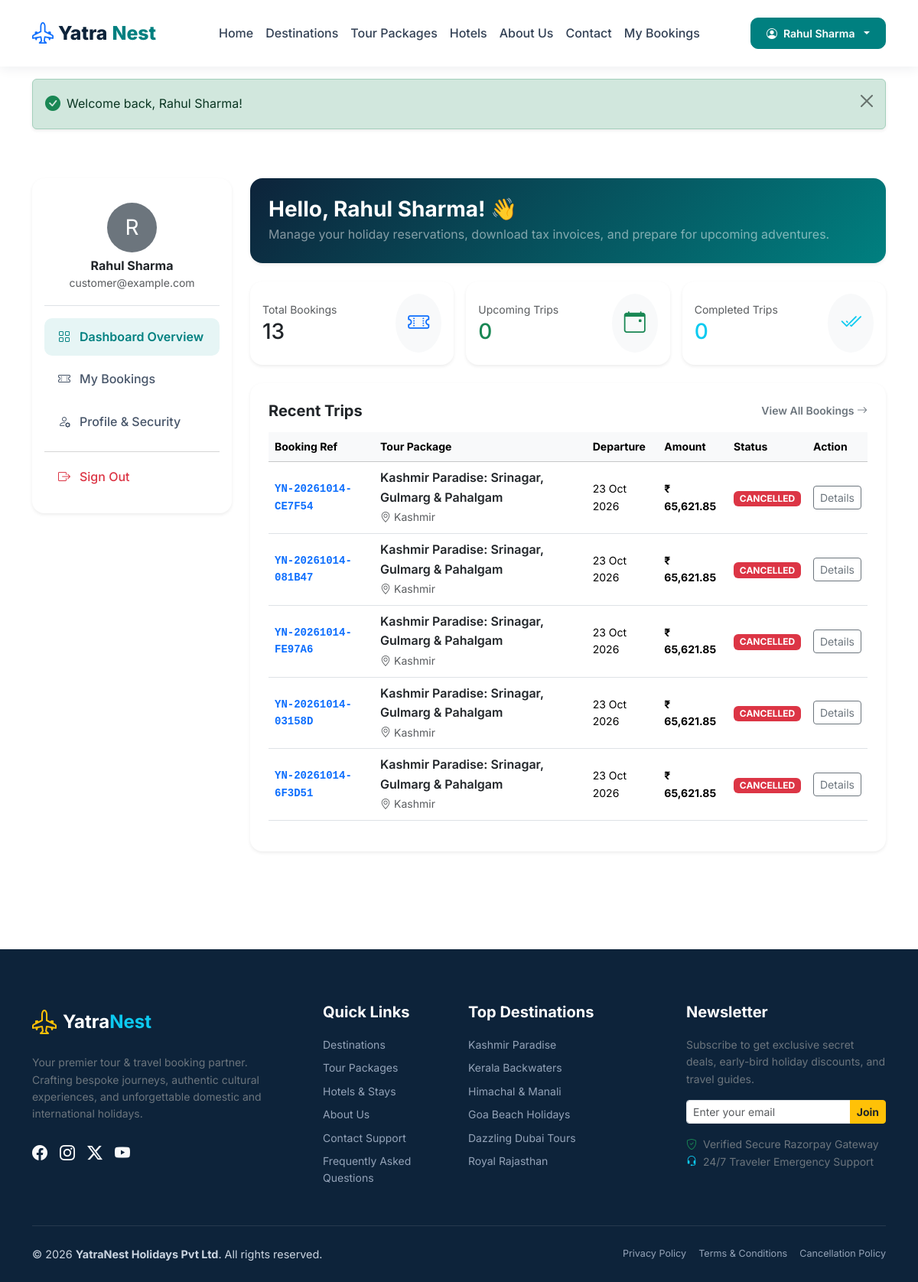
/dashboard (signed in), run on an earlier commit of the app's database.
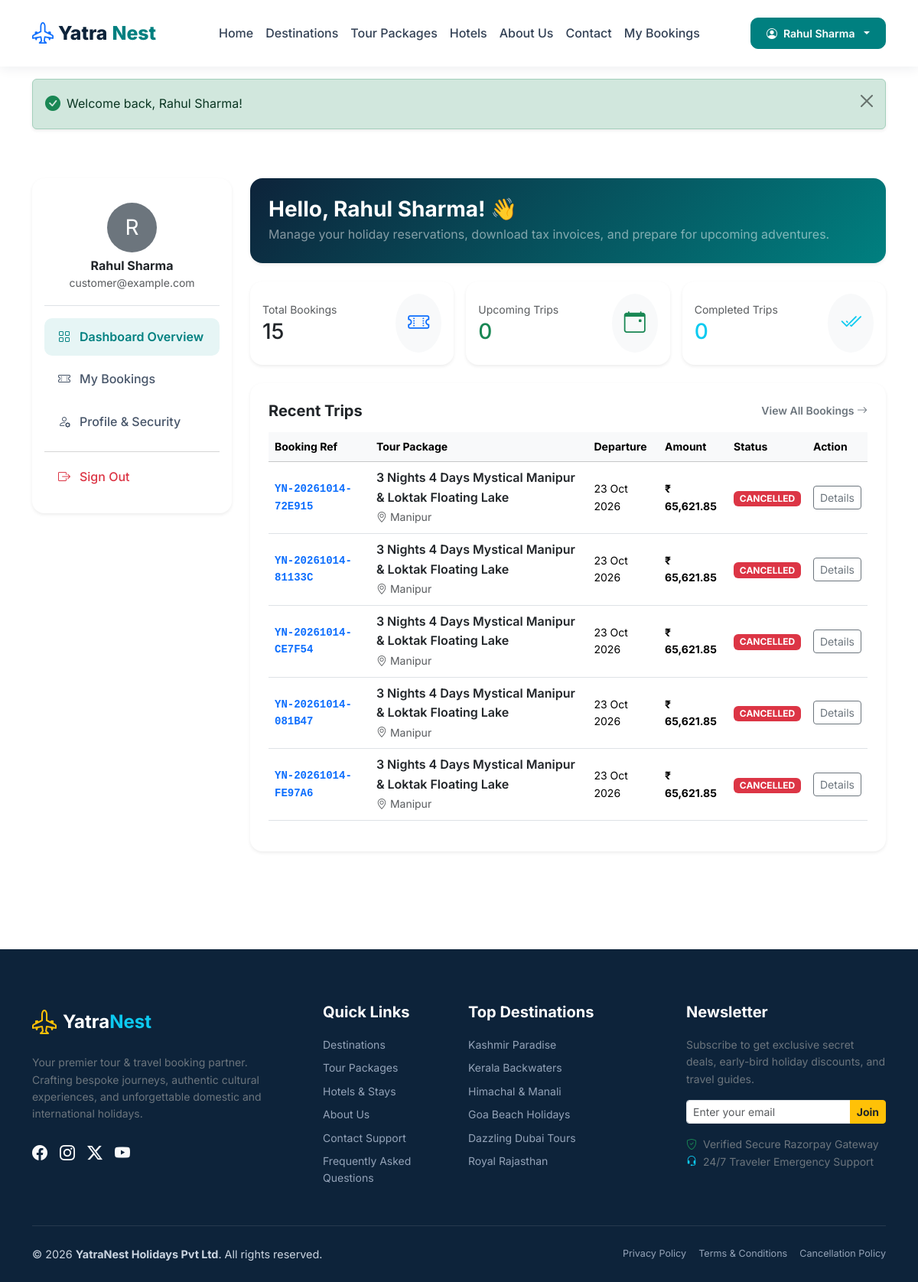
And on a later commit of the database.
### tables this page shows
CREATE TABLE `users` (
  `id` int(10) unsigned NOT NULL AUTO_INCREMENT,
  `name` varchar(150) NOT NULL,
  `email` varchar(191) NOT NULL,
  `phone` varchar(25) DEFAULT NULL,
  `password_hash` varchar(255) NOT NULL,
  `status` enum('active','suspended') DEFAULT 'active',
  `avatar` varchar(255) DEFAULT NULL,
  `created_at` timestamp NOT NULL DEFAULT current_timestamp(),
  `updated_at` timestamp NOT NULL DEFAULT current_timestamp() ON UPDATE current_timestamp(),
  PRIMARY KEY (`id`),
  UNIQUE KEY `email` (`email`),
  KEY `idx_users_email` (`email`),
  KEY `idx_users_status` (`status`)
);

CREATE TABLE `bookings` (
  `id` int(10) unsigned NOT NULL AUTO_INCREMENT,
  `booking_reference` varchar(50) NOT NULL,
  `customer_id` int(10) unsigned NOT NULL,
  `package_id` int(10) unsigned NOT NULL,
  `departure_id` int(10) unsigned NOT NULL,
  `adult_count` int(10) unsigned NOT NULL DEFAULT 1,
  `child_count` int(10) unsigned NOT NULL DEFAULT 0,
  `infant_count` int(10) unsigned NOT NULL DEFAULT 0,
  `subtotal` decimal(10,2) NOT NULL,
  `discount_amount` decimal(10,2) NOT NULL DEFAULT 0.00,
  `tax_rate` decimal(5,2) NOT NULL DEFAULT 5.00,
  `tax_amount` decimal(10,2) NOT NULL DEFAULT 0.00,
  `total_amount` decimal(10,2) NOT NULL,
  `payment_status` enum('unpaid','pending','paid','failed','partially_refunded','refunded') NOT NULL DEFAULT 'unpaid',
  `booking_status` enum('pending','awaiting_payment','confirmed','cancelled','completed','refunded') NOT NULL DEFAULT 'pending',
  `payment_method` enum('razorpay','pay_later') NOT NULL DEFAULT 'razorpay',
  `pickup_location` varchar(255) DEFAULT NULL,
  `special_requests` text DEFAULT NULL,
  `coupon_id` int(10) unsigned DEFAULT NULL,
  `internal_notes` text DEFAULT NULL,
  `created_at` timestamp NOT NULL DEFAULT current_timestamp(),
  `updated_at` timestamp NOT NULL DEFAULT current_timestamp() ON UPDATE current_timestamp(),
  PRIMARY KEY (`id`),
  UNIQUE KEY `booking_reference` (`booking_reference`),
  KEY `idx_booking_ref` (`booking_reference`),
  KEY `idx_booking_customer` (`customer_id`),
  KEY `idx_booking_status` (`booking_status`),
  KEY `idx_booking_payment_status` (`payment_status`),
  KEY `fk_bookings_pkg` (`package_id`),
  KEY `fk_bookings_dep` (`departure_id`),
  KEY `fk_bookings_coupon` (`coupon_id`),
  CONSTRAINT `fk_bookings_coupon` FOREIGN KEY (`coupon_id`) REFERENCES `coupons` (`id`) ON DELETE SET NULL,
  CONSTRAINT `fk_bookings_cust` FOREIGN KEY (`customer_id`) REFERENCES `users` (`id`),
  CONSTRAINT `fk_bookings_dep` FOREIGN KEY (`departure_id`) REFERENCES `tour_departures` (`id`),
  CONSTRAINT `fk_bookings_pkg` FOREIGN KEY (`package_id`) REFERENCES `tour_packages` (`id`)
);

CREATE TABLE `tour_packages` (
  `id` int(10) unsigned NOT NULL AUTO_INCREMENT,
  `category_id` int(10) unsigned NOT NULL,
  `destination_id` int(10) unsigned NOT NULL,
  `title` varchar(255) NOT NULL,
  `slug` varchar(260) NOT NULL,
  `summary` text DEFAULT NULL,
  `description` longtext DEFAULT NULL,
  `duration_days` int(10) unsigned NOT NULL DEFAULT 1,
  `duration_nights` int(10) unsigned NOT NULL DEFAULT 0,
  `price_adult` decimal(10,2) NOT NULL,
  `price_child` decimal(10,2) NOT NULL DEFAULT 0.00,
  `price_infant` decimal(10,2) NOT NULL DEFAULT 0.00,
  `featured_image` varchar(255) DEFAULT NULL,
  `gallery_images` longtext DEFAULT NULL CHECK (json_valid(`gallery_images`)),
  `group_size_max` int(10) unsigned NOT NULL DEFAULT 20,
  `inclusions` text DEFAULT NULL,
  `exclusions` text DEFAULT NULL,
  `cancellation_policy_text` text DEFAULT NULL,
  `hotel_details` text DEFAULT NULL,
  `is_featured` tinyint(1) DEFAULT 0,
  `is_domestic` tinyint(1) DEFAULT 1,
  `tour_type` varchar(50) DEFAULT 'adventure',
  `status` enum('published','draft','archived') DEFAULT 'published',
  `seo_title` varchar(255) DEFAULT NULL,
  `seo_meta_description` text DEFAULT NULL,
  `created_at` timestamp NOT NULL DEFAULT current_timestamp(),
  `updated_at` timestamp NOT NULL DEFAULT current_timestamp() ON UPDATE current_timestamp(),
  PRIMARY KEY (`id`),
  UNIQUE KEY `slug` (`slug`),
  KEY `idx_packages_slug` (`slug`),
  KEY `idx_packages_featured` (`is_featured`),
  KEY `idx_packages_status` (`status`),
  KEY `idx_packages_price` (`price_adult`),
  KEY `fk_packages_cat` (`category_id`),
  KEY `fk_packages_dest` (`destination_id`),
  CONSTRAINT `fk_packages_cat` FOREIGN KEY (`category_id`) REFERENCES `tour_categories` (`id`),
  CONSTRAINT `fk_packages_dest` FOREIGN KEY (`destination_id`) REFERENCES `destinations` (`id`)
);

CREATE TABLE `destinations` (
  `id` int(10) unsigned NOT NULL AUTO_INCREMENT,
  `name` varchar(150) NOT NULL,
  `slug` varchar(160) NOT NULL,
  `country` varchar(100) NOT NULL,
  `state` varchar(100) DEFAULT NULL,
  `city` varchar(100) DEFAULT NULL,
  `description` text DEFAULT NULL,
  `image_url` varchar(255) DEFAULT NULL,
  `is_featured` tinyint(1) DEFAULT 0,
  `status` enum('active','inactive') DEFAULT 'active',
  `created_at` timestamp NOT NULL DEFAULT current_timestamp(),
  `updated_at` timestamp NOT NULL DEFAULT current_timestamp() ON UPDATE current_timestamp(),
  PRIMARY KEY (`id`),
  UNIQUE KEY `slug` (`slug`),
  KEY `idx_dest_slug` (`slug`),
  KEY `idx_dest_featured` (`is_featured`),
  KEY `idx_dest_status` (`status`)
);

CREATE TABLE `tour_departures` (
  `id` int(10) unsigned NOT NULL AUTO_INCREMENT,
  `package_id` int(10) unsigned NOT NULL,
  `departure_date` date NOT NULL,
  `return_date` date NOT NULL,
  `total_seats` int(10) unsigned NOT NULL DEFAULT 20,
  `available_seats` int(10) unsigned NOT NULL DEFAULT 20,
  `adult_price` decimal(10,2) DEFAULT NULL,
  `child_price` decimal(10,2) DEFAULT NULL,
  `status` enum('open','closed','blocked') DEFAULT 'open',
  `created_at` timestamp NOT NULL DEFAULT current_timestamp(),
  `updated_at` timestamp NOT NULL DEFAULT current_timestamp() ON UPDATE current_timestamp(),
  PRIMARY KEY (`id`),
  KEY `idx_dep_date` (`departure_date`),
  KEY `idx_dep_status` (`status`),
  KEY `fk_departures_pkg` (`package_id`),
  CONSTRAINT `fk_departures_pkg` FOREIGN KEY (`package_id`) REFERENCES `tour_packages` (`id`) ON DELETE CASCADE
);

### app/Views/front/customer/dashboard.php (the view, shortened to what the rows shown need)
<div class="container py-5">
    <div class="row g-4">
        <div class="col-lg-3">
            <div class="card p-3 border-0 shadow-sm rounded-4 bg-white">
                <div class="text-center p-3 border-bottom mb-3">
                    <div class="rounded-circle bg-secondary text-white d-inline-flex align-items-center justify-content-center fs-3 mb-2" style="width: 65px; height: 65px;">
                        <?= strtoupper(substr($user['name'], 0, 1)) ?>
                    </div>
                    <h6 class="fw-bold text-dark mb-0"><?= e($user['name']) ?></h6>
                    <span class="small text-muted"><?= e($user['email']) ?></span>
                </div>
            </div>
        </div>
        <div class="col-lg-9">
            <div class="p-4 rounded-4 text-white mb-4 shadow-sm" style="background: linear-gradient(135deg, #0d233a 0%, #008080 100%);">
                <h3 class="fw-bold mb-1">Hello, <?= e($user['name']) ?>! 👋</h3>
                <p class="mb-0 text-white-50">Manage your holiday reservations, download tax invoices, and prepare for upcoming adventures.</p>
            </div>
            <div class="card p-4 border-0 shadow-sm rounded-4 bg-white">
                <?php if (empty($bookings)): ?>
                <div class="text-center py-5 text-muted">
                    <i class="bi bi-suitcase-lg fs-1 text-secondary d-block mb-2"></i>
                    <p class="mb-3">You don't have any bookings yet. Ready for your next journey?</p>
                    <a href="<?= url('/packages') ?>" class="btn yn-btn-primary btn-sm">Browse Holiday Packages</a>
                </div>
                <?php else: ?>
                <div class="table-responsive">
                    <table class="table table-hover align-middle">
                        <thead class="table-light small">
                            <tr>
                                <th>Booking Ref</th>
                                <th>Tour Package</th>
                                <th>Departure</th>
                                <th>Amount</th>
                                <th>Status</th>
                                <th>Action</th>
                            </tr>
                        </thead>
                        <tbody>
                            <?php foreach (array_slice($bookings, 0, 5) as $b): ?>
                            <tr>
                                <td class="fw-bold font-monospace small text-primary"><?= e($b['booking_reference']) ?></td>
                                <td>
                                    <span class="fw-semibold text-dark d-block"><?= e($b['package_title']) ?></span>
                                    <span class="small text-muted"><i class="bi bi-geo-alt me-1"></i><?= e($b['destination_name']) ?></span>
                                </td>
                                <td class="small"><?= date('d M Y', strtotime($b['departure_date'])) ?></td>
                                <td class="fw-bold small"><?= format_currency($b['total_amount']) ?></td>
                                <td>
                                    <span class="badge <?= $b['booking_status'] === 'confirmed' ? 'bg-success' : ($b['booking_status'] === 'cancelled' ? 'bg-danger' : 'bg-warning text-dark') ?>">
                                        <?= strtoupper($b['booking_status']) ?>
                                    </span>
                                </td>
                                <td>
                                    <a href="<?= url('/my-bookings/' . $b['booking_reference']) ?>" class="btn btn-sm btn-outline-secondary">
                                        Details
                                    </a>
                                </td>
                            </tr>
                            <?php endforeach; ?>
                        </tbody>
                    </table>
                </div>
                <?php endif; ?>
            </div>
        </div>
    </div>
</div>

### app/Views/partials/navbar.php (shortened to what the rows shown need)
<?php
$user = auth()->user();
?>
<nav class="navbar navbar-expand-lg navbar-yn sticky-top py-3">
    <div class="container">
        <div class="collapse navbar-collapse" id="navbarMain">
            <div class="d-flex align-items-center gap-2">
                <?php if ($user): ?>
                    <div class="dropdown">
                        <button class="btn btn-sm yn-btn-secondary dropdown-toggle d-flex align-items-center gap-2" type="button" data-bs-toggle="dropdown" aria-expanded="false">
                            <i class="bi bi-person-circle"></i>
                            <span><?= e($user['name']) ?></span>
                        </button>
                    </div>
                <?php endif; ?>
            </div>
        </div>
    </div>
</nav>

What changed in the data, as far as the page shows it:
no longer on this page (row unchanged): bookings: booking_reference "YN-20261014-03158D", package.title "Kashmir Paradise: Srinagar, Gulmarg & Pahalgam", destinations.name "Kashmir", departure.departure_date "23 Oct 2026", total_amount "₹ 65,621.85", booking_status "CANCELLED"
no longer on this page (row unchanged): bookings: booking_reference "YN-20261014-6F3D51", package.title "Kashmir Paradise: Srinagar, Gulmarg & Pahalgam", destinations.name "Kashmir", departure.departure_date "23 Oct 2026", total_amount "₹ 65,621.85", booking_status "CANCELLED"
added bookings: booking_reference "YN-20261014-72E915", package.title "3 Nights 4 Days Mystical Manipur & Loktak Floating Lake", destinations.name "Manipur", departure.departure_date "23 Oct 2026", total_amount "₹ 65,621.85", booking_status "CANCELLED"
added bookings: booking_reference "YN-20261014-81133C", package.title "3 Nights 4 Days Mystical Manipur & Loktak Floating Lake", destinations.name "Manipur", departure.departure_date "23 Oct 2026", total_amount "₹ 65,621.85", booking_status "CANCELLED"
changed through a linked row, bookings "YN-20261014-CE7F54": package.title "Kashmir Paradise: Srinagar, Gulmarg & Pahalgam" → "3 Nights 4 Days Mystical Manipur & Loktak Floating Lake"; destinations.name "Kashmir" → "Manipur"
changed through a linked row, bookings "YN-20261014-081B47": package.title "Kashmir Paradise: Srinagar, Gulmarg & Pahalgam" → "3 Nights 4 Days Mystical Manipur & Loktak Floating Lake"; destinations.name "Kashmir" → "Manipur"
changed through a linked row, bookings "YN-20261014-FE97A6": package.title "Kashmir Paradise: Srinagar, Gulmarg & Pahalgam" → "3 Nights 4 Days Mystical Manipur & Loktak Floating Lake"; destinations.name "Kashmir" → "Manipur"
Also different on the page:
count($bookings): "13" → "15"
